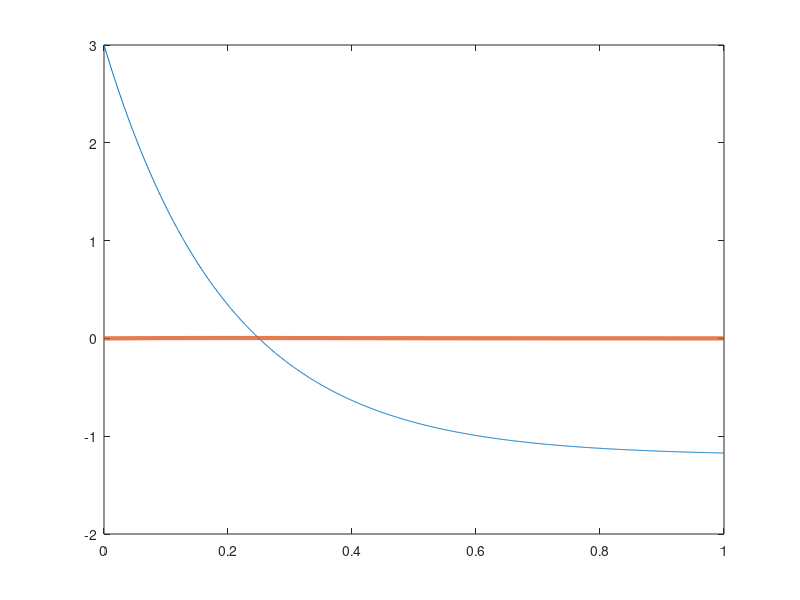

This chart was generated by the following MATLAB code: (Note: this script raises an error after producing the figure.)
% Anush Rathod
% 01/02/22
% ECE 201, Winter 22, D1
% Solving first order differential equation numerically
% collaborator - KhushKumar Jajoo

clear; clf;

% ------ initializing variables --------
g = 5;
h = -6;
f0 = 3;
tmin = 0;
tmax = 1;
N = 1000;
t = linspace(tmin, tmax, N+1); % time array in sec
dt = (tmax - tmin)/N;
f = zeros(1, N+1);
f(1) = f0;

% ---- Numerical Solution -----

for i = 1:N
    
    df = h - g*f(i);
    f(i+1) = f(i) + dt*df;
    
end

% ------ analytical solution ------

C = f0 - h/g; % constant C for the homogeneous solution
f2 = C*exp(-g*t) + h/g;

check = f2 - f; % array of values close to zeros


% ----- plotting -------

plot(t, f, t, check, 'LineWidth', 3)  % thick blue line

ax = gca; ax.FontSize = 12;
xlabel('time t (s)', 'FontSize', 15)
ylabel('f(t)', 'FontSize', 15)
str1 = sprintf("df/dt + %uf(t) = %d, f(0) = %u",  g, h, f0);
title({'ECE201, D1, Solving numerically a  differential equation ',...
    str1}, 'FontSize', 18)
legend('Numerical solution', 'Check = analytic - numeric, should be zero',...
    'FontSize', 18)
grid on
